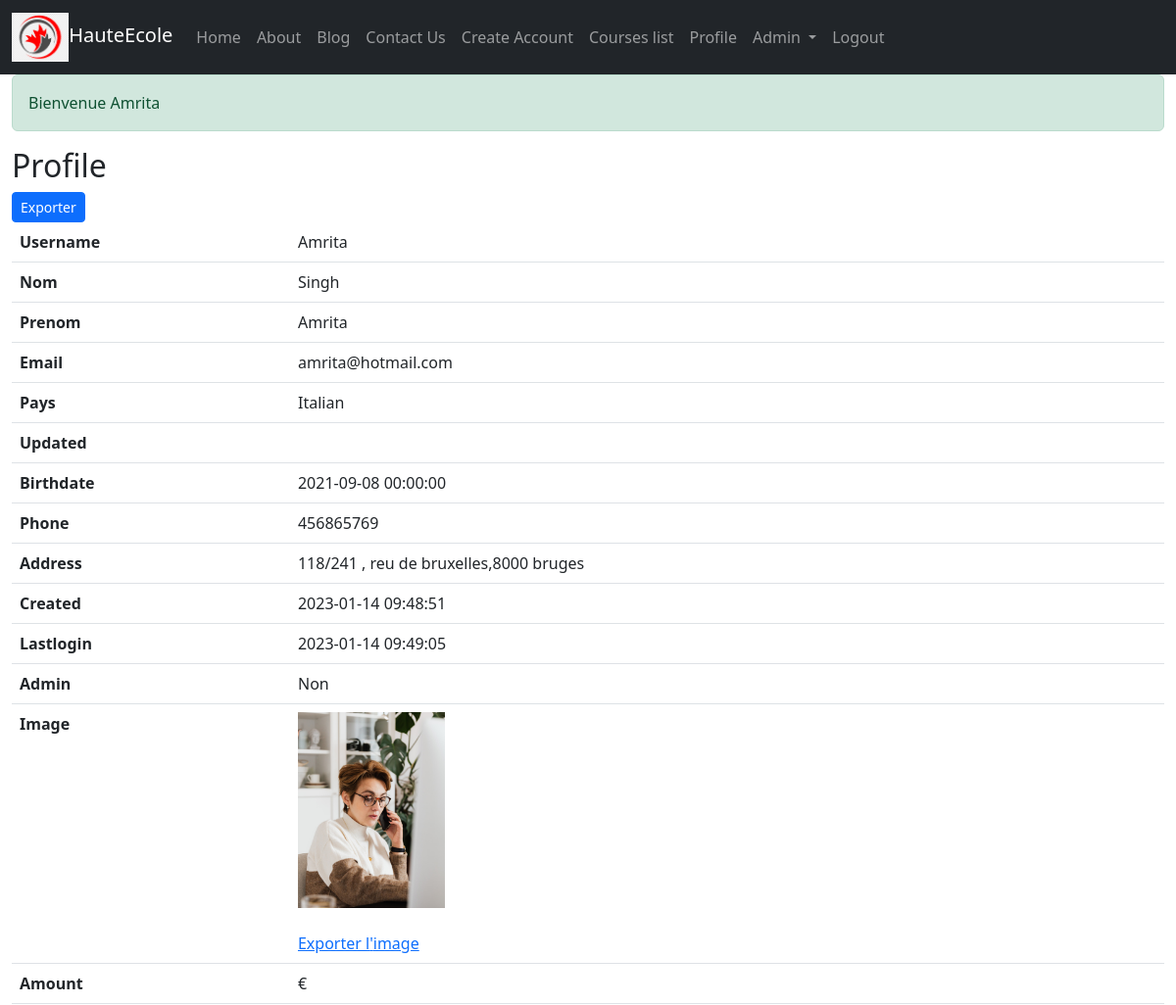
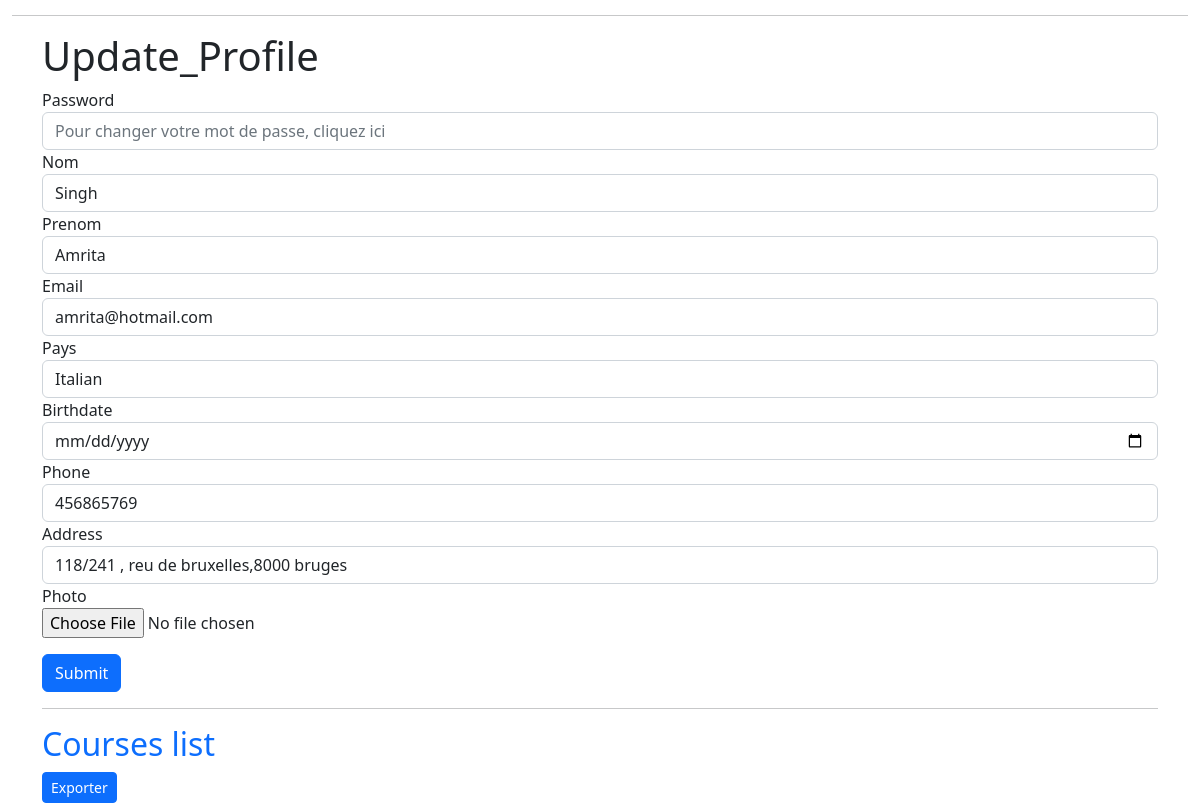
The app's page /HauteFord/index.php?view=api/user/profile/3 (signed in) with its own data (2 pictures, top to bottom).
### tables this page shows
CREATE TABLE `user` (
  `id` int(10) UNSIGNED NOT NULL,
  `username` varchar(255) NOT NULL,
  `password` varchar(255) NOT NULL,
  `nom` varchar(255) NOT NULL,
  `prenom` varchar(255) NOT NULL,
  `email` varchar(255) NOT NULL,
  `pays` varchar(255) NOT NULL,
  `updated` datetime DEFAULT NULL,
  `birthdate` datetime NOT NULL,
  `phone` varchar(255) NOT NULL,
  `address` varchar(255) NOT NULL,
  `created` datetime NOT NULL,
  `lastlogin` datetime NOT NULL,
  `admin` tinyint(1) DEFAULT NULL,
  `image` varchar(255) DEFAULT NULL
);

### HauteFord/app/Controllers/User.php (called while the page is built, shortened)
<?php
class User extends Controller
{
    public function profile(int $id): void
    {
        $user = $this->getForProfile($id);
        $userForProfile = self::formatForProfile($user);
        Output::render('profile', $userForProfile);
        Output::render('profileUpdate', $user);
        $course = new Course();
        $courses = $course->getByUserEnrol($id);
        Output::render('profileCourses', $courses);
    }
    protected function getForProfile(int $id): mixed
    {
        $user = $this->get($id);
        $account = new Account();
        $user->account = $account->model->getByField('userid', $user->id)->amount;
        return $user;
    }
    protected function formatForProfile(object $user): object
    {
        $userForProfile = clone $user;
        unset($userForProfile->id);
        unset($userForProfile->password);
        if (!$userForProfile->admin) {
            $userForProfile->admin = 'Non';
        }
        $userForProfile->amount = $user->account . '€';
        unset($userForProfile->account);
        return $userForProfile;
    }
}

### HauteFord/index.php (called while the page is built, shortened)
<?php
require_once __DIR__ . '/view/menu.php';
require_once __DIR__ . '/view/default.php';

### HauteFord/app/Helpers/Text.php (called while the page is built, shortened)
<?php
class Text
{
    public static function getStringFromKey(string $key, bool $firstcap = true, int $qty = 1, string $plural = ''): string
    {
        switch ($key) {
            case 'courses':
                return Text::getString(['courses list', 'liste de cours'], $firstcap, $qty, $plural);
            case 'Blog' :
                return Text::getString(['Blog', 'Blog'], $firstcap, $qty, $plural);
            case 'address':
                return Text::getString(['address', 'Complete address'], $firstcap, $qty, $plural);
            case 'phone':
                return Text::getString(['phone', 'phone number'], $firstcap, $qty, $plural);
            case 'amount':
                return Text::getString(['amount', 'état du compte'], $firstcap, $qty, $plural);
            case 'created':
                return Text::getString(['created', 'date de création'], $firstcap, $qty, $plural);
            case 'home':
                return Text::getString(['home', 'accueil'], $firstcap, $qty, $plural);
            case 'pays':
                return Text::getString(['pays', 'nationalité'], $firstcap, $qty, $plural);
            case 'birthdate':
                    return Text::getString(['birthdate', 'Date de naissance'], $firstcap, $qty, $plural);
            case 'lastlogin':
                return Text::getString(['lastlogin', 'dernière connexion'], $firstcap, $qty, $plural);
            case 'logout':
                return Text::getString(['logout', 'se déconnecter'], $firstcap, $qty, $plural);
            case 'password':
                return Text::getString(['password', 'mot de passe'], $firstcap, $qty, $plural);
            case 'profile':
                return Text::getString(['profile', 'profil'], $firstcap, $qty, $plural);
            case 'submit':
                return Text::getString(['submit', 'valider'], $firstcap, $qty, $plural);
            case 'username':
                return Text::getString(['username', 'identifiant'], $firstcap, $qty, $plural);
            default:
                return Text::getString([$key, $key], $firstcap, $qty, $plural);
        }
    }
    public static function getString(array $text, bool $firstcap = true, int $qty = 2, string $plural = ''): string
    {
        $index = 0;
        if ($firstcap) {
            $return = ucfirst($text[$index]);
        } else {
            $return = $text[$index];
        }
        return $return;
    }
}

### HauteFord/app/Models/Model.php (called while the page is built, shortened)
<?php
abstract class Model
{
    protected static PDO $connect;
    public function __construct()
    {
        global $connect;
        self::$connect = $connect;
    }
    public static function getByField(string $field, string $value): mixed
    {
        $request = self::$connect->prepare("SELECT * FROM " . self::getClassName() . " WHERE $field = ?");
        $request->execute([$value]);
        return $request->fetchObject();
    }
    protected static function getClassName(): string
    {
        $class = get_called_class();
        $data = explode('\\', $class);
        return strtolower(end($data));
    }
}

### HauteFord/app/Controllers/Controller.php (called while the page is built, shortened)
<?php
abstract class Controller
{
    protected Model $model;
    public function __construct(int $id = null)
    {
        $this->model = new $class();
    }
    public function get(int $id): mixed
    {
        return $this->model->getByField('id', $id);
    }
}

### HauteFord/app/Helpers/Bootstrap.php (the view, shortened to what this page needs)
<?php
class Bootstrap
{
    public static function getFormOptions(object|array $options, string $selected = ''): string
    {
        $output = '';
        foreach ($options as $key => $value) {
            if ($key == $selected) {
                $attr = 'selected';
            } else {
                $attr = '';
            }
            $output .= '<option value="' . $key . '" ' . $attr . '>' . $value . '</option>';
        }
        return $output;
    }
    public static function profile(object $data, string $class = ''): string
    {
        $tbody = '';
        foreach ($data as $key => $value) {
            if ($key == 'image') {
                if (!empty($value)) {
                    $value = '<div class="row">
                            <div class="col-6">
                                <img src="' . $value . '?' . time() . '" alt="photo" class="d-block img-fluid" id="profile-photo">
                                <br><a href="api/route/user/exportImage/' . $_SESSION['userid'] . '">Exporter l\'image</a>
                            </div>
                          </div>';
                }
            }
            $tbody .= '<tr><th>' . Text::getStringFromKey($key) . '</th><td>' . $value . '</td></tr>';
        }
        return '<h2>' . Text::getStringFromKey('profile') . '</h2>
                <a href="api/route/user/exportProfile/' . $_SESSION['userid'] . '" class="btn btn-sm btn-primary">Exporter</a>
                <table class="table ' . $class . '">' . $tbody . '</table>';
    }
    public static function profileUpdate(object $data): string
    {
        $pays = new stdClass();
        $pays->Belge = 'Belge';
        $pays->Candian = 'Candian';
        $pays->Indian = 'Indian';
        $pays->Russian = 'Russian';
        $pays->Italian = 'Italian';
        $pays->German = 'German';
        return '<hr>
                    <form action="index.php?view=api/user/update" method="post" enctype="multipart/form-data">
                    <div class="container">
                    <h1 class ="form-title"> Update_Profile</h1>
                   <div class="main-user-info">
                        <input type="hidden" id="uu-userid" name="id" value="' . $data->id . '">
                        <div class ="formation-input-box">
                        <label for="uu-password">' . Text::getStringFromKey('password') . '</label>
                        <input type="password" id="uu-password" name="password" class="form-control" placeholder="Pour changer votre mot de passe, cliquez ici">
                        </div>
                        <div class ="formation-input-box">
                        <label for="uu-nom">' . Text::getStringFromKey('nom') . '</label>
                        <input type="text" id="uu-nom" name="nom" class="form-control" value="' . $data->nom . '">
                        </div>
                        <div class ="formation-input-box">
                        <label for="uu-prenom">' . Text::getStringFromKey('prenom') . '</label>
                        <input type="prenom" id="uu-prenom" name="prenom" class="form-control" value="' . $data->prenom . '">
                        </div>
                        <div class ="formation-input-box">
                        <label for="uu-email">' . Text::getStringFromKey('email') . '</label>
                        <input type="email" id="uu-email" name="email" class="form-control" value="' . $data->email . '">
                        </div>
                        <div class ="formation-select-box">
                        <label for="uu-pays">' . Text::getStringFromKey('pays') . '</label>
                        <select name="pays" id="uu-pays" class="form-control">
                            ' . self::getFormOptions($pays, $data->pays) . '
                        </select>
                        </div>
                        <div class ="formation-input-box">
                        <label for="uu-birthdate">' . Text::getStringFromKey('birthdate') . '</label>
                        <input type="date" id="uu-birthdate" name="birthdate" class="form-control" value="' . $data->birthdate . '">
                        </div>
                        <div class ="formation-input-box">
                        <label for="uu-phone">' . Text::getStringFromKey('phone') . '</label>
                        <input type="tel" id="uu-phone" name="phone" class="form-control" value="' . $data->phone . '">
                        </div>
                        <div class ="formation-input-box">
                        <label for="uu-address">' . Text::getStringFromKey('address') . '</label>
                        <input type="text" id="uu-address" name="address" class="form-control" value="' . $data->address . '">
                        </div>
                        <div class ="formation-input-box">
                        <label for="uu-photo">' . Text::getStringFromKey('photo') . '</label>
                        <p><input type="file" id="uu-photo" name="photo"></p>
                        </div>
                        <div class ="form-submit-btn">
                        <input type="submit" class="btn btn-primary" value="' . Text::getStringFromKey('submit') . '">
                        </div>
                    </div>
                    </form>';
    }
    public static function profileCourses(array $courses): string
    {
        $body = '';
        if (!empty($_SESSION['userid'])) {
            $exportlink = '<a href="api/route/user/exportCourseList/' . $_SESSION['userid'] . '" class="btn btn-sm btn-primary">Exporter</a>';
        } else {
            $exportlink = '';
        }
        return '<hr><h2><a href="#profile-courses-list" data-bs-toggle="collapse" role="button" class="text-decoration-none">' . Text::getStringFromKey('courses') . '</a></h2>
                <table class="table table-striped collapse" id="profile-courses-list">
                    <thead>
                        <tr>
                            <th>' . Text::getString(['formation', 'formation']) . '</th>
                            <th>' . Text::getString(['course', 'cours']) . '</th>
                            <th>' . Text::getString(['periods', 'périodes']) . '</th>
                            <th>' . Text::getString(['determining', 'déterminant']) . '</th>
                            <th>' . Text::getString(['prerequisite', 'prérequis']) . '</th>
                            <th>' . Text::getString(['teacher', 'professeur']) . '</th>
                        </tr>
                    </thead>
                    <tbody>
                        ' . $body . '
                    </tbody>
                </table>' . $exportlink;
    }
}

### HauteFord/css/main.css (style rules this page uses)
#profile-photo { max-height: 200px; }

### records on screen
user: nom "Singh", prenom "Amrita", email "amrita@hotmail.com", pays "Italian", pays "Birthdate", phone "456865769", address "118/241 , reu de bruxelles,8000 bruges", pays "Submit", pays "Courses list"

### other values on screen
$_SESSION['alert'] "Bienvenue Amrita"
Text::getStringFromKey('profile') "Profile"
Text::getStringFromKey($key) "Username"
$value "Amrita"
Text::getStringFromKey($key) "Nom"
$value "Singh"
Text::getStringFromKey($key) "Prenom"
Text::getStringFromKey($key) "Email"
$value "amrita@hotmail.com"
Text::getStringFromKey($key) "Pays"
$value "Italian"
Text::getStringFromKey($key) "Updated"
Text::getStringFromKey($key) "Birthdate"
$value "2021-09-08 00:00:00"
Text::getStringFromKey($key) "Phone"
